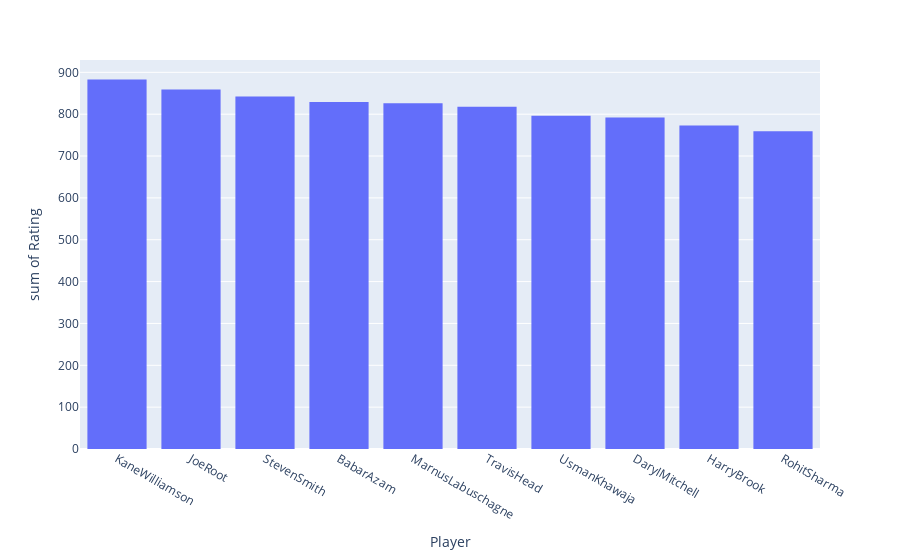

Source (notebook cell):
### Code cell
px.histogram(test_batsmans2,x='Player',y='Rating')

### Figure 1 — Plotly figure (JSON) as saved in the notebook; plotly's stock layout.template omitted (floating-point values rounded to 4 significant figures)
{"data": [{"alignmentgroup": "True", "bingroup": "x", "histfunc": "sum", "hovertemplate": "Player=%{x}<br>sum of Rating=%{y}<extra></extra>", "legendgroup": "", "marker": {"color": "#636efa", "pattern": {"shape": ""}}, "name": "", "offsetgroup": "", "orientation": "v", "showlegend": false, "type": "histogram", "x": ["KaneWilliamson", "JoeRoot", "StevenSmith", "BabarAzam", "MarnusLabuschagne", "TravisHead", "UsmanKhawaja", "DarylMitchell", "HarryBrook", "RohitSharma"], "xaxis": "x", "y": ["883", "859", "842", "829", "826", "818", "796", "792", "773", "759"], "yaxis": "y"}], "layout": {"barmode": "relative", "legend": {"tracegroupgap": 0}, "margin": {"t": 60}, "xaxis": {"anchor": "y", "domain": [0, 1], "title": {"text": "Player"}}, "yaxis": {"anchor": "x", "domain": [0, 1], "title": {"text": "sum of Rating"}}}}
